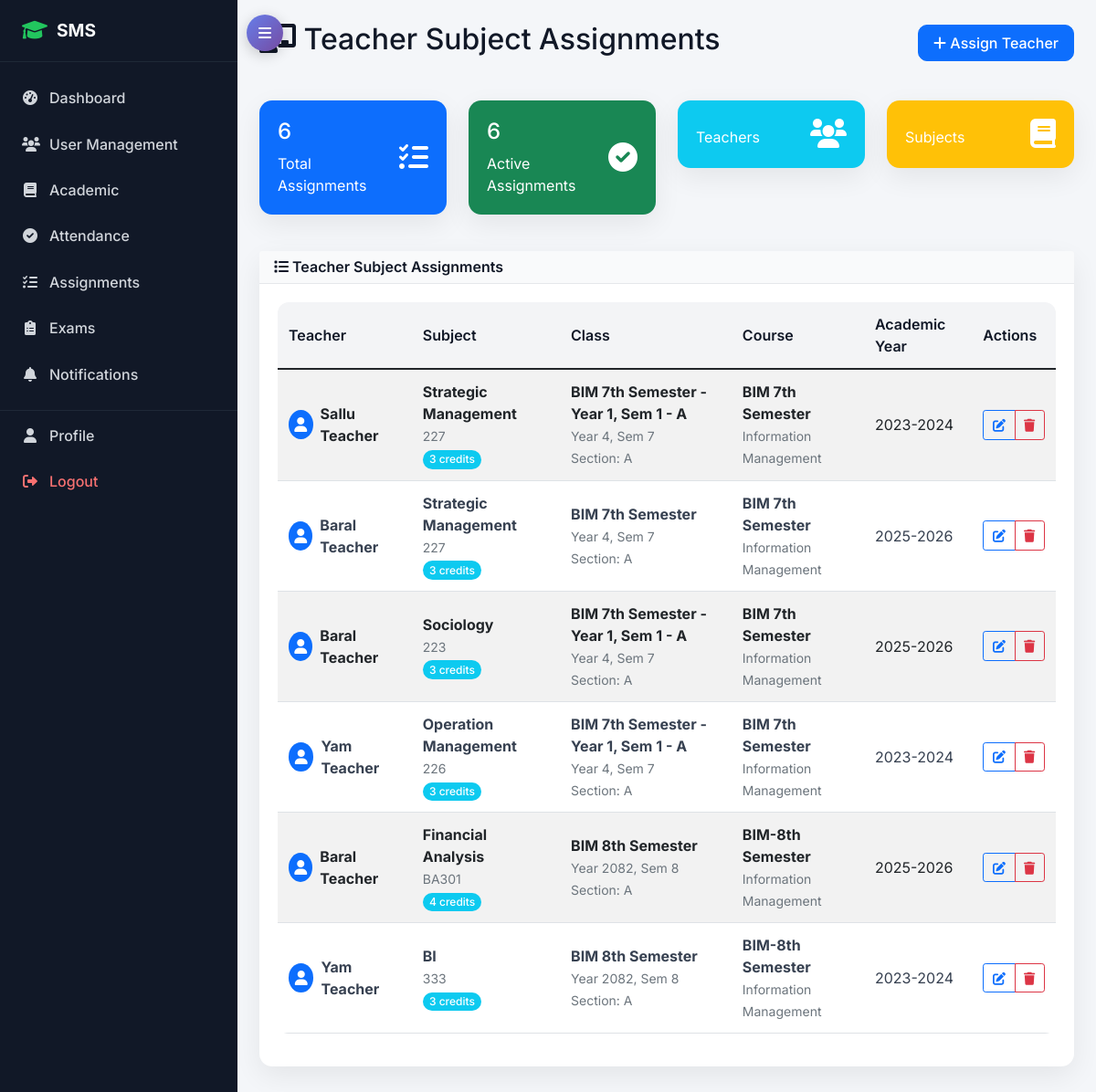
The app's page /academic/teacher-assignments/ (signed in), older data.
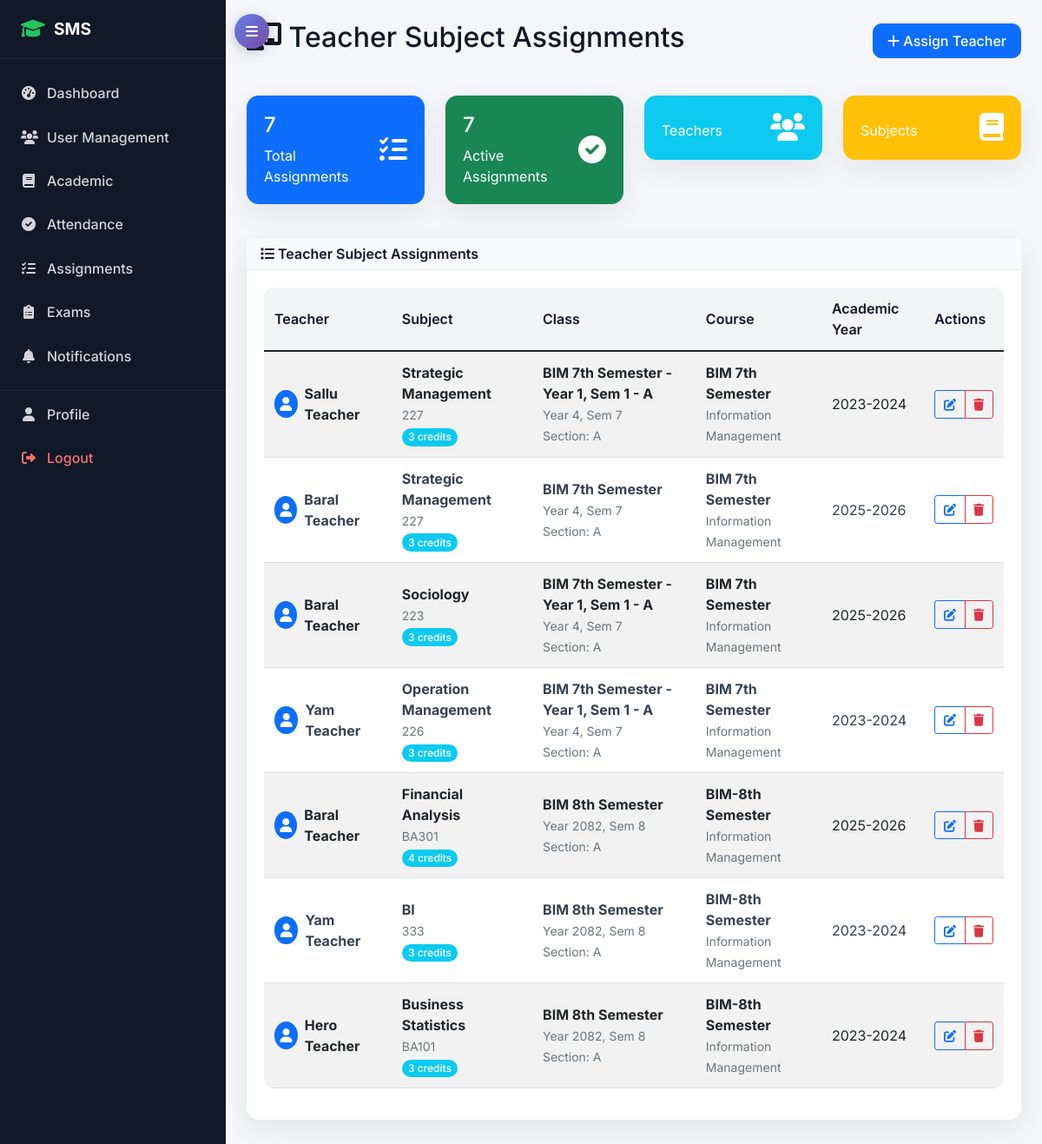
The same page, newer data.
### academic/models.py (models this page shows, shortened)
class TeacherSubjectAssignment(models.Model):
    teacher = models.ForeignKey(TeacherProfile, on_delete=models.CASCADE)
    subject = models.ForeignKey(Subject, on_delete=models.CASCADE)
    class_assigned = models.ForeignKey(Class, on_delete=models.CASCADE)
    academic_year = models.ForeignKey(AcademicYear, on_delete=models.CASCADE)
    class Meta:
        unique_together = ['teacher', 'subject', 'class_assigned', 'academic_year']

class Subject(models.Model):
    name = models.CharField(max_length=100)
    code = models.CharField(max_length=20, unique=True)
    course = models.ForeignKey(Course, on_delete=models.CASCADE)
    semester = models.PositiveIntegerField()
    year = models.PositiveIntegerField()  # 1st year, 2nd year, etc.
    credits = models.PositiveIntegerField(default=3)
    description = models.TextField(blank=True)
    class Meta:
        unique_together = ['code', 'course']

class Class(models.Model):
    name = models.CharField(max_length=50)
    course = models.ForeignKey(Course, on_delete=models.CASCADE)
    year = models.PositiveIntegerField()  # 1st year, 2nd year, etc.
    semester = models.PositiveIntegerField()
    section = models.CharField(max_length=10)
    academic_year = models.ForeignKey(AcademicYear, on_delete=models.CASCADE)
    class_teacher = models.ForeignKey(TeacherProfile, on_delete=models.SET_NULL, null=True, blank=True, related_name='class_teacher_for')
    class Meta:
        unique_together = ['course', 'year', 'semester', 'section', 'academic_year']

class Course(models.Model):
    name = models.CharField(max_length=100)
    code = models.CharField(max_length=20, unique=True)
    department = models.ForeignKey(Department, on_delete=models.CASCADE)
    duration_years = models.PositiveIntegerField(default=4)
    description = models.TextField(blank=True)

class Department(models.Model):
    name = models.CharField(max_length=100, unique=True)
    code = models.CharField(max_length=10, unique=True)
    description = models.TextField(blank=True)
    head_of_department = models.ForeignKey(TeacherProfile, on_delete=models.SET_NULL, null=True, blank=True)
    created_at = models.DateTimeField(auto_now_add=True)

class AcademicYear(models.Model):
    year = models.CharField(max_length=20, unique=True)  # e.g., "2023-2024"
    start_date = models.DateField()
    end_date = models.DateField()
    is_current = models.BooleanField(default=False)

### accounts/models.py (models this page shows, shortened)
class TeacherProfile(models.Model):
    user = models.OneToOneField(User, on_delete=models.CASCADE, related_name='teacher_profile')
    employee_id = models.CharField(max_length=20, unique=True)
    qualification = models.CharField(max_length=200)
    experience_years = models.PositiveIntegerField(default=0)
    specialization = models.CharField(max_length=100)
    joining_date = models.DateField()

class User(AbstractUser):
    USER_TYPE_CHOICES = (
        ('admin', 'Admin'),
        ('student', 'Student'),
        ('teacher', 'Teacher'),
        ('parent', 'Parent'),
    )
    user_type = models.CharField(max_length=10, choices=USER_TYPE_CHOICES)
    phone_regex = RegexValidator(regex=r'^\+?1?\d{9,15}$', message="Phone number must be entered in the format: '+999999999'. Up to 15 digits allowed.")
    phone_number = models.CharField(validators=[phone_regex], max_length=17, blank=True)
    address = models.TextField(blank=True)
    date_of_birth = models.DateField(null=True, blank=True)
    profile_picture = models.ImageField(upload_to='profile_pics/', blank=True, null=True)
    is_active = models.BooleanField(default=True)
    created_at = models.DateTimeField(auto_now_add=True)
    updated_at = models.DateTimeField(auto_now=True)

### academic/views.py (the view)
# urls.py: path('teacher-assignments/', views.teacher_assignments, name='teacher_assignments'),
@login_required
def teacher_assignments(request):
    assignments = TeacherSubjectAssignment.objects.select_related(
        'teacher__user', 'subject', 'class_assigned__course', 'academic_year'
    )
    if request.user.user_type == 'teacher':
        assignments = assignments.filter(teacher=request.user.teacher_profile)
    context = {
        'assignments': assignments,
        'can_manage': request.user.user_type == 'admin'
    }
    return render(request, 'academic/teacher_assignments.html', context)

### templates/academic/teacher_assignments.html (shortened to what this page needs)
{% extends 'base.html' %}
{% block content %}
<div class="row">
    <div class="col-12">
        <div class="d-flex justify-content-between align-items-center mb-4">
            <h2><i class="fas fa-chalkboard-teacher"></i> Teacher Subject Assignments</h2>
            {% if can_manage %}
                <a href="{% url 'academic:assign_teacher' %}" class="btn btn-primary">
                    <i class="fas fa-plus"></i> Assign Teacher
                </a>
            {% endif %}
        </div>
    </div>
</div>
<div class="row mb-4">
    <div class="col-md-3">
        <div class="card bg-primary text-white">
            <div class="card-body">
                <div class="d-flex justify-content-between">
                    <div>
                        <h4>{{ assignments.count }}</h4>
                        <p class="mb-0">Total Assignments</p>
                    </div>
                    <div class="align-self-center">
                        <i class="fas fa-tasks fa-2x"></i>
                    </div>
                </div>
            </div>
        </div>
    </div>
    <div class="col-md-3">
        <div class="card bg-success text-white">
            <div class="card-body">
                <div class="d-flex justify-content-between">
                    <div>
                        <h4>{{ assignments|length }}</h4>
                        <p class="mb-0">Active Assignments</p>
                    </div>
                    <div class="align-self-center">
                        <i class="fas fa-check-circle fa-2x"></i>
                    </div>
                </div>
            </div>
        </div>
    </div>
    <div class="col-md-3">
        <div class="card bg-info text-white">
            <div class="card-body">
                <div class="d-flex justify-content-between">
                    <div>
                        <p class="mb-0">Teachers</p>
                    </div>
                    <div class="align-self-center">
                        <i class="fas fa-users fa-2x"></i>
                    </div>
                </div>
            </div>
        </div>
    </div>
    <div class="col-md-3">
        <div class="card bg-warning text-white">
            <div class="card-body">
                <div class="d-flex justify-content-between">
                    <div>
                        <p class="mb-0">Subjects</p>
                    </div>
                    <div class="align-self-center">
                        <i class="fas fa-book fa-2x"></i>
                    </div>
                </div>
            </div>
        </div>
    </div>
</div>
<div class="row">
    <div class="col-12">
        <div class="card">
            <div class="card-header">
                <h6 class="m-0"><i class="fas fa-list"></i> Teacher Subject Assignments</h6>
            </div>
            <div class="card-body">
                {% if assignments %}
                    <div class="table-responsive">
                        <table class="table table-striped">
                            <thead>
                                <tr>
                                    <th>Teacher</th>
                                    <th>Subject</th>
                                    <th>Class</th>
                                    <th>Course</th>
                                    <th>Academic Year</th>
                                    {% if can_manage %}
                                        <th>Actions</th>
                                    {% endif %}
                                </tr>
                            </thead>
                            <tbody>
                                {% for assignment in assignments %}
                                <tr>
                                    <td>
                                        <div class="d-flex align-items-center">
                                            <div class="bg-primary rounded-circle me-2 d-flex align-items-center justify-content-center"
                                                 style="width: 32px; height: 32px;">
                                                <i class="fas fa-user text-white"></i>
                                            </div>
                                            <div>
                                                <strong>{{ assignment.teacher.user.get_full_name|default:assignment.teacher.user.username }}</strong>
                                                <br><small class="text-muted">{{ assignment.teacher.user.email }}</small>
                                            </div>
                                        </div>
                                    </td>
                                    <td>
                                        <strong>{{ assignment.subject.name }}</strong>
                                        <br><small class="text-muted">{{ assignment.subject.code }}</small>
                                        <br><span class="badge bg-info">{{ assignment.subject.credits }} credits</span>
                                    </td>
                                    <td>
                                        <strong>{{ assignment.class_assigned.name }}</strong>
                                        <br><small class="text-muted">Year {{ assignment.class_assigned.year }}, Sem {{ assignment.class_assigned.semester }}</small>
                                        <br><small class="text-muted">Section: {{ assignment.class_assigned.section }}</small>
                                    </td>
                                    <td>
                                        <strong>{{ assignment.class_assigned.course.name }}</strong>
                                        <br><small class="text-muted">{{ assignment.class_assigned.course.department.name }}</small>
                                    </td>
                                    <td>{{ assignment.academic_year.year }}</td>
                                    {% if can_manage %}
                                    <td>
                                        <div class="btn-group btn-group-sm">
                                            <a href="{% url 'academic:edit_teacher_assignment' assignment.id %}"
                                               class="btn btn-outline-primary" title="Edit">
                                                <i class="fas fa-edit"></i>
                                            </a>
                                            <button class="btn btn-outline-danger"
                                                    onclick="deleteAssignment({{ assignment.id }})"
                                                    title="Delete">
                                                <i class="fas fa-trash"></i>
                                            </button>
                                        </div>
                                    </td>
                                    {% endif %}
                                </tr>
                                {% endfor %}
                            </tbody>
                        </table>
                    </div>
                {% endif %}
            </div>
        </div>
    </div>
</div>
{% endblock %}

### templates/base.html (shortened to what this page needs)
<!DOCTYPE html>
<html lang="en">
<head>
    {% load static %}
    <link href="https://cdn.jsdelivr.net/npm/bootstrap@5.1.3/dist/css/bootstrap.min.css" rel="stylesheet">
    <link href="https://cdnjs.cloudflare.com/ajax/libs/font-awesome/6.0.0/css/all.min.css" rel="stylesheet">
    <link rel="stylesheet" href="{% static 'css/style.css' %}">
</head>
<body>
{% if user.is_authenticated %}
<div class="layout-wrapper">
    <button class="desktop-sidebar-toggle d-none d-md-flex" id="desktopSidebarToggle" aria-label="Toggle Sidebar">
        <i class="fas fa-bars"></i>
    </button>
    <aside class="sidebar" id="sidebar">
        <div class="sidebar-brand">
            <i class="fas fa-graduation-cap"></i>
            <span class="sidebar-text">SMS</span>
        </div>
        <ul class="sidebar-menu">
            <li>
                <a href="{% url 'accounts:dashboard' %}">
                    <i class="fas fa-tachometer-alt"></i> <span class="sidebar-text">Dashboard</span>
                </a>
            </li>
            {% if user.user_type == 'admin' %}
            <li>
                <a href="{% url 'accounts:admin_user_list' %}">
                    <i class="fas fa-users"></i> <span class="sidebar-text">User Management</span>
                </a>
            </li>
            <li>
                <a href="{% url 'academic:department_list' %}">
                    <i class="fas fa-book"></i> <span class="sidebar-text">Academic</span>
                </a>
            </li>
            {% endif %}
            {% if user.user_type == 'teacher' or user.user_type == 'admin' %}
            <li>
                <a href="{% url 'attendance:mark_attendance' %}">
                    <i class="fas fa-check-circle"></i> <span class="sidebar-text">Attendance</span>
                </a>
            </li>
            <li>
                <a href="{% url 'academic:assignment_list' %}">
                    <i class="fas fa-tasks"></i> <span class="sidebar-text">Assignments</span>
                </a>
            </li>
            <li>
                <a href="{% url 'examination:exam_list' %}">
                    <i class="fas fa-clipboard-list"></i> <span class="sidebar-text">Exams</span>
                </a>
            </li>
            {% endif %}
            <li>
                <a href="{% url 'notifications:notification_list' %}">
                    <i class="fas fa-bell"></i> <span class="sidebar-text">Notifications</span>
                </a>
            </li>
            <li class="sidebar-divider"></li>
            <li>
                <a href="{% url 'accounts:profile' %}">
                    <i class="fas fa-user"></i> <span class="sidebar-text">Profile</span>
                </a>
            </li>
            <li>
                <a href="{% url 'accounts:logout' %}" class="logout">
                    <i class="fas fa-sign-out-alt"></i> <span class="sidebar-text">Logout</span>
                </a>
            </li>
        </ul>
    </aside>
    <main class="main-content" id="mainContent">
{% else %}
    <main class="container-fluid mt-4">
{% endif %}
        {% block content %}{% endblock %}
    </main>
{% if user.is_authenticated %}
</div>
{% endif %}
</body>
</html>

Row changes from the older to the newer data that the page shows:
added TeacherSubjectAssignment: teacher.user.get_full_name "Hero Teacher", subject.name "Business Statistics", subject.code "BA101", subject.credits "3", class_assigned.name "BIM 8th Semester", class_assigned.year "2082", class_assigned.semester "8", class_assigned.section "A", class_assigned.course.name "BIM-8th Semester", class_assigned.course.department.name "Information Management", academic_year.year "2023-2024"
Text that changed along with them:
{{ assignments.count }}: "6" → "7"
{{ assignments|length }}: "6" → "7"
